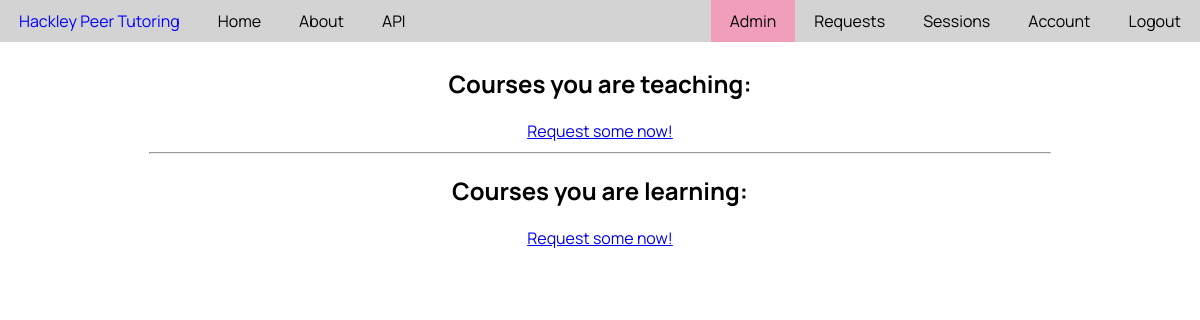
The page /sessions (signed in) on the database as committed earlier.
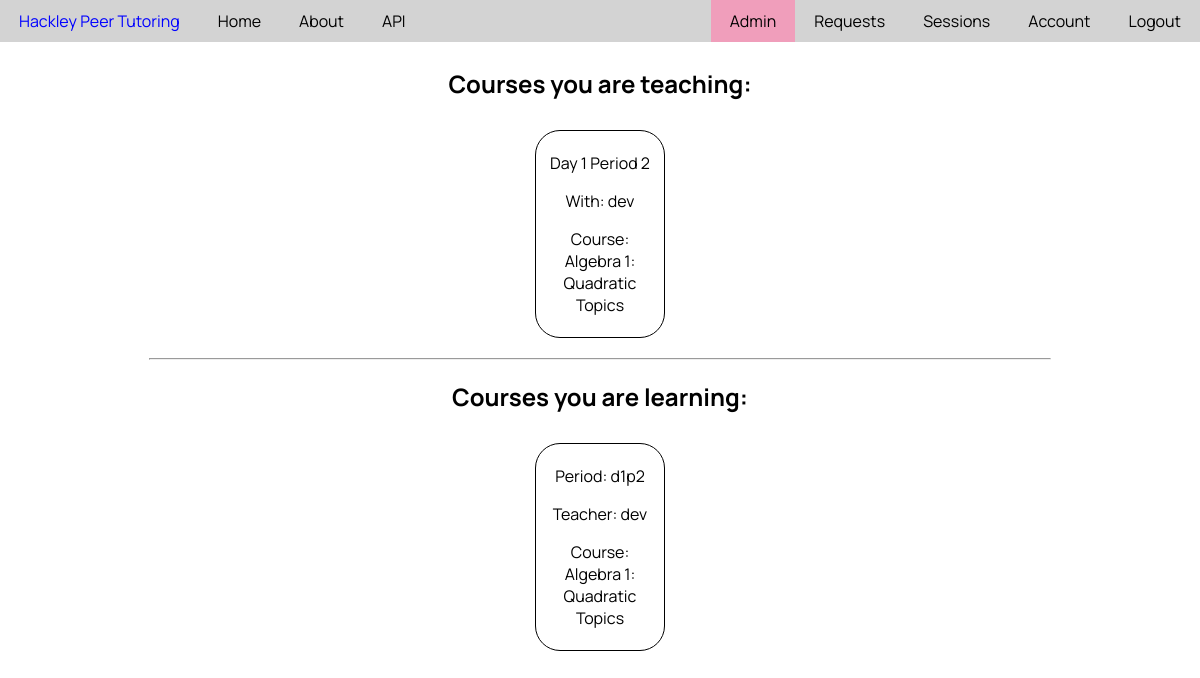
The same page on the database as committed later.
### PeerTutor/models.py (models this page shows, shortened)
class Match(db.Model):
    __tablename__ = 'match'
    id = db.Column(db.Integer, primary_key=True)
    tutor_id = db.Column(db.Integer, nullable=False)
    tutee_id = db.Column(db.Integer, nullable=False)
    course_id = db.Column(db.Integer, nullable=False)
    period = db.Column('period', db.String, nullable=False)

class User(db.Model, UserMixin):
    __tablename__ = 'user'
    id = db.Column(db.Integer, primary_key=True)
    username = db.Column(db.String(20), unique=True, nullable=False)
    email = db.Column(db.String(120), unique=True, nullable=False)
    password = db.Column(db.String(60), nullable=False)
    permission = db.Column(db.Integer, default='1')
    grade = db.Column(db.Integer, nullable=False)
    date_joined = db.Column(db.DateTime, nullable=False, default=datetime.utcnow)
    gradeLevels = db.Column(db.String(20), default="8,9,10,11,12") #8 means all middle school
    schedule = db.relationship('Schedule', backref='user', lazy=True)
    requests = db.relationship('CourseRequest', backref='user', lazy=True)

class Course(db.Model):
    __tablename__ = 'course'
    id = db.Column(db.Integer, primary_key=True)
    name = db.Column(db.String(20), unique=True, nullable=False)
    description = db.Column(db.Text, nullable=False)

### PeerTutor/tutoring/routes.py (the view)
@tutor_functions.route('/sessions', methods=['GET'])
@login_required
def sessions():
    teacherMatches = Match.query.filter_by(tutor_id=current_user.id).all()
    studentMatches = Match.query.filter_by(tutee_id=current_user.id).all()
    return render_template('sessions.html', teacherMatches=teacherMatches, studentMatches=studentMatches, queryUser=queryUser, queryCourse=queryCourse, convertPeriodToString=convertPeriodToString, len=len)

### PeerTutor/algorithims/conversions.py (called while the page is built)
def stringToArrayUD(string): #undelimited
    array = []
    for letter in string:
        array.append(letter)
    return array

### PeerTutor/models.py (called while the page is built)
@login_manager.user_loader
def load_user(user_id):
   return User.query.get(int(user_id))

### PeerTutor/tutoring/utils.py (called while the page is built)
def queryUser(id):
    return User.query.get(id)

def queryCourse(id):
    return Course.query.get(id)

def convertPeriodToString(period):
    array = stringToArrayUD(period)
    return "Day " + array[1] + " Period " + array[3]

### PeerTutor/templates/sessions.html (shortened to what this page needs)
{% extends 'base.html' %}
{% block content %}
    <div class="session-container">
        <h2> Courses you are teaching: </h2>
        {% for match in teacherMatches %}
            <div class="match-container">
                <p> {{ convertPeriodToString(match.period) }} </p>
                <p> With: {{ queryUser(match.tutee_id).username }} </p>
                <p> Course: {{ queryCourse(match.course_id).name }} </p>
            </div>
        {% endfor %}
        {% if len(teacherMatches) == 0 %}
            <a href="{{url_for('tutor_functions.requests')}}"> Request some now! </a>
        {% endif %}
    </div>
    <hr class="session-divider">
    <div class="session-container">
        <h2> Courses you are learning: </h2>
        {% for match in studentMatches %}
            <div class="match-container">
                <p> Period: {{ match.period }} </p>
                <p> Teacher: {{ queryUser(match.tutor_id).username }} </p>
                <p> Course: {{ queryCourse(match.course_id).name }} </p>
            </div>
        {% endfor %}
        {% if len(studentMatches) == 0 %}
            <a href="{{url_for('tutor_functions.requests')}}"> Request some now! </a>
        {% endif %}
    </div>
{% endblock %}

Rows that differ between the two databases and show on the page:
added Match: period "Day 1 Period 2", period "d1p2"
now on this page (row edited): User: username "dev"
now on this page (row unchanged): Course: name "Algebra 1: Quadratic Topics"
Other text that changed with them:
text no longer shown: "Request some now! Request some now!"
